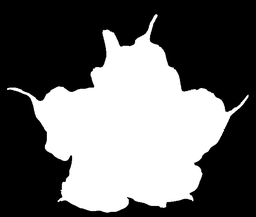
#> input picture s3/images/engelstrompete.png, 256 x 217 px, shrunk from 650 x 550 before the run
$ jupyter execute sheet03.ipynb   (shell and % lines are left out)   (older library calls are emulated)
#> lines starting #> are read from the running program, lines starting #| are printed output that depends on the picture; after the words box and inside, x2 and y2 are one past the last pixel; in counts of white or black regions, pixels touching at a corner belong together
Osnabrück University - Computer Vision (Winter Term 2020/21) - Prof. Dr.-Ing. G. Heidemann, Ulf Krumnack, Axel Schaffland

# Exercise Sheet 03: Morphological Operations¶

## Introduction

This week's sheet should be solved and handed in before the end of **Saturday, November 21, 2020**. If you need help (and Google and other resources were not enough), feel free to contact your groups' designated tutor or whomever of us you run into first. Please upload your results to your group's Stud.IP folder.

## Assignment 0: Math recap (complex numbers) [0 Points]

This exercise is supposed to be very easy, does not give any points, and is voluntary. There will be a similar exercise on every sheet. It is intended to revise some basic mathematical notions that are assumed throughout this class and to allow you to check if you are comfortable with them. Usually you should have no problem to answer these questions offhand, but if you feel unsure, this is a good time to look them up again. You are always welcome to discuss questions with the tutors or in the practice session. Also, if you have a (math) topic you would like to recap, please let us know.

**a)** What is a *complex number*, what is the *complex plane*, how are complex numbers usually denoted?

YOUR ANSWER HERE

**b)** What is the *real* and the *imaginary* part of a complex number? What is the *absolute value* of a complex number? What is the *complex conjugate*?

YOUR ANSWER HERE

**c)** What are polar coordinates? What are their advantages? Can you convert between cartesian and polar coordinates? Can you write down $i=\sqrt{-1}$ in polar coordinates? What about $\sqrt{i}$?

YOUR ANSWER HERE

**d)** Python, and also numpy, support calculations with complex numbers. Consult the documentation to find out details. Notice that $i$ is substituted by $j$ in Python.

[cell 1]
# YOUR CODE HERE

## Assignment 1: Properties of morphological operators [5 Points]

This exercise will elaborate on the basic morphological operators of *erosion* and *dilation* (cf. CV-05 slides 4-14).

### a) Duality

Proof that *erosion* and *dilation* are *dual* operators, i.e.

$ g^{\ast}\oplus S = (g\ominus S)^{\ast}\qquad\text{and}\qquad
g^{\ast}\ominus S = (g\oplus S)^{\ast}$

here $g^{\ast}$ denotes the inverted binary image, i.e. $g^{\ast}(x,y) = 1 - g(x,y) = \neg g(x,y)$, i.e. 1-pixel become 0 and 0-pixel become 1.

$(g^{\ast}\oplus S)(x, y) = \bigvee_{k \in [-m, m]} \bigvee_{l \in [-n, n]} S(k+m, l+n) \land g^*(x+k, y+l)$
$\quad\quad\quad\quad\quad\quad = \bigvee_{k \in [-m, m]} \bigvee_{l \in [-n, n]} S(k+m, l+n) \land \lnot g(x+k, y+l)$
$\quad\quad\quad\quad\quad\quad = \bigvee_{k \in [-m, m]} \bigvee_{l \in [-n, n]} \lnot (\lnot S(k+m, l+n) \lor g(x+k, y+l)$
$\quad\quad\quad\quad\quad\quad = \lnot \bigwedge_{k \in [-m, m]} \bigwedge_{l \in [-n, n]} (\lnot S(k+m, l+n) \lor g(x+k, y+l)$
$\quad\quad\quad\quad\quad\quad = \lnot \bigwedge_{k \in [-m, m]} \bigwedge_{l \in [-n, n]} (S(k+m, l+n) \rightarrow g(x+k, y+l)$
$\quad\quad\quad\quad\quad\quad = \lnot (g\ominus S)(x, y)$
$\quad\quad\quad\quad\quad\quad = (g\ominus S)^{\ast}(x, y)$

$(g^{\ast}\ominus S)(x, y) = \bigwedge_{k \in [-m, m]} \bigwedge_{l \in [-n, n]} (S(k+m, l+n) \rightarrow g^*(x+k, y+l))$
$\quad\quad\quad\quad\quad\quad = \bigwedge_{k \in [-m, m]} \bigwedge_{l \in [-n, n]} (S(k+m, l+n) \rightarrow \lnot g(x+k, y+l))$
$\quad\quad\quad\quad\quad\quad = \bigwedge_{k \in [-m, m]} \bigwedge_{l \in [-n, n]} (\lnot S(k+m, l+n) \lor \lnot g(x+k, y+l))$
$\quad\quad\quad\quad\quad\quad = \bigwedge_{k \in [-m, m]} \bigwedge_{l \in [-n, n]} \lnot(S(k+m, l+n) \land g(x+k, y+l))$
$\quad\quad\quad\quad\quad\quad = \lnot \bigvee_{k \in [-m, m]} \bigvee_{l \in [-n, n]} (S(k+m, l+n) \land g(x+k, y+l))$
$\quad\quad\quad\quad\quad\quad = \lnot (g\oplus S)(x, y)$
$\quad\quad\quad\quad\quad\quad = (g\oplus S)^{\ast}(x, y)$

### b) Superposition

As *erosion* and *dilation* have been introduced for binary images, the notion of *linearity* is not really appropriate here. However, some weaker version, called *superposition* can be defined: instead of forming linear combination, one takes the logical disjunction:

$$(g_1\lor g_2)(x,y) := g_1(x,y)\lor g_2(x,y)$$

Check for both operations if *erosion* and *dilation* are "compatible" with superposition, i.e. if first *eroding* (or *dilating*) two images and superposing the result is the same as first superposing the images and then *eroding* (or *dilating*) the result.

**Dilation**

$((g_1 \lor g_2) \oplus S)(x, y) =  \bigvee_{k \in [-m, m]} \bigvee_{l \in [-n, n]} S(k+m, l+n) \land (g_1 \lor g_2)(x+k, y+l)$
$\quad\quad\quad\quad\quad\quad\quad\quad\quad = \bigvee_{k \in [-m, m]} \bigvee_{l \in [-n, n]} S(k+m, l+n) \land (g_1(x+k, y+l) \lor g_2(x+k, y+l))$
$\quad\quad\quad\quad\quad\quad\quad\quad\quad = (\bigvee_{k \in [-m, m]} \bigvee_{l \in [-n, n]} S(k+m, l+n) \land g_1(x+k, y+l)) \lor (\bigvee_{k \in [-m, m]} \bigvee_{l \in [-n, n]} S(k+m, l+n) \land g_2(x+k, y+l))$
$\quad\quad\quad\quad\quad\quad\quad\quad\quad = (g_1 \oplus S)(x, y) \lor (g_2 \oplus S)(x, y)$

$\rightarrow$ dilation is compatible with superposition

**Erosion**

$((g_1 \lor g_2) \ominus S)(x, y) =  \bigwedge_{k \in [-m, m]} \bigwedge_{l \in [-n, n]} S(k+m, l+n) \rightarrow (g_1 \lor g_2)(x+k, y+l)$
$\quad\quad\quad\quad\quad\quad\quad\quad\quad = \bigwedge_{k \in [-m, m]} \bigwedge_{l \in [-n, n]} S(k+m, l+n) \rightarrow (g_1(x+k, y+l) \lor g_2(x+k, y+l))$
$\quad\quad\quad\quad\quad\quad\quad\quad\quad = \bigwedge_{k \in [-m, m]} \bigwedge_{l \in [-n, n]} \lnot S(k+m, l+n) \lor g_1(x+k, y+l) \lor g_2(x+k, y+l)$
$\quad\quad\quad\quad\quad\quad\quad\quad\quad \neq (\bigwedge_{k \in [-m, m]} \bigwedge_{l \in [-n, n]} \lnot S(k+m, l+n) \lor g_1(x+k, y+l)) \lor (\bigwedge_{k \in [-m, m]} \bigwedge_{l \in [-n, n]} \lnot S(k+m, l+n) \lor g_2(x+k, y+l))$

### c) Chaining

Show that *dilation* and *erosion* have the following properties: given two structering elements $S_1$ and $S_2$, it holds

\begin{align}
  (g\oplus S_1)\oplus S_2 & & = & g\oplus (S_1\oplus S_2) && = (g\oplus S_2)\oplus S_1 \\
  (g\ominus S_1)\ominus S_2 & & = & g\ominus (S_1\ominus S_2) && = (g\ominus S_2)\ominus S_1 \\
\end{align}

What are the practical consequences?

**Dilation**

$((g \oplus S_1) \oplus S_2)(x, y) = \bigvee_{k \in [-m_2, m_2]} \bigvee_{l \in [-n_2, n_2]} S_2(k+m_2, l+n_2) \land (g \oplus S_1)(x+k, y+l)$
$\quad\quad\quad\quad\quad\quad\quad\quad\quad = \bigvee_{k \in [-m_2, m_2]} \bigvee_{l \in [-n_2, n_2]} S_2(k+m_2, l+n_2) \land (\bigvee_{i \in [-m_1, m_1]} \bigvee_{j \in [-n_1, n_1]} S_1(i+m_1, j+n_1) \land g(x+i+k, y+j+l))$
$\quad\quad\quad\quad\quad\quad\quad\quad\quad = \bigvee_{i \in [-m_1, m_1]} \bigvee_{j \in [-n_1, n_1]} \bigvee_{k \in [-m_2, m_2]} \bigvee_{l \in [-n_2, n_2]} S_1(i+m_1, j+n_1) \land S_2(k+m_2, l+n_2) \land g(x+i+k, y+j+l)$
$\quad\quad\quad\quad\quad\quad\quad\quad\quad = ((g\oplus S_2)\oplus S_1)(x,y)$

$\rightarrow$ the order doesn't matter

$g\oplus (S_1\oplus S_2)$ holds as well, we're just changing the order in which the indices are added and addition is commutative.

**Erosion**

The proof for the erosion operation works basically the same (cf. task 1a).

## Assignment 2: Application [5 Points]

### a) Boundary extraction

Extract the boundary of a shape using opening or closing. You may use `binary_dilation` or `binary_erosion` from `scipy.ndimage.morphology`. Can you achieve a thicker boundary?

[cell 2]
import numpy as np
import matplotlib.pyplot as plt
plt.rcParams['image.cmap'] = 'gray'
import scipy.ndimage.morphology as morph
from imageio import imread

def my_boundary(img, structuring_elem=[]):
    """
    Compute boundary of binary image.

    Parameters
    ----------
    img : ndarray of bools
        A binary image.
    structuring_elem: array_like, optional
        Structuring element used for the erosion.

    Returns
    -------
    boundary : ndarray of bools
        The boundary as a binary image.
    """

    boundary = np.zeros(img.shape,np.bool)
    # YOUR CODE HERE
    if len(structuring_elem) > 0:
        erosion = morph.binary_erosion(img, structuring_elem)
    else:
        erosion = morph.binary_erosion(img)
    boundary = np.logical_xor(erosion, img)

    return boundary

fig = plt.figure(figsize=(15,7))

img = imread("images/engelstrompete.png") > 0
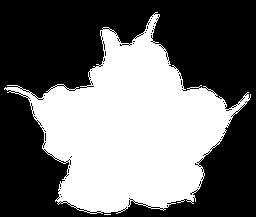
#> img: shape (217, 256) bool; 42.6% white; 2 white regions (1 under 20 px), largest, box (x1, y1, x2, y2) and area: (4, 12, 251, 214) 23639

fig.add_subplot(1,3,1)
plt.imshow(img, cmap = 'gray')
plt.title('image')

fig.add_subplot(1,3,2)
plt.imshow(my_boundary(img), cmap = 'gray')
#> in my_boundary, `erosion = morph.binary_erosion(img)`: erosion: shape (217, 256) bool; 39.6% white; 1 white region, box (x1, y1, x2, y2) and area: (7, 15, 248, 212) 22026
#> in my_boundary, `boundary = np.logical_xor(erosion, img)`: boundary: shape (217, 256) bool; 2.9% white in thin lines or dots
plt.title('boundary')

fig.add_subplot(1,3,3)
# larger structuring element
plt.imshow(my_boundary(img, np.ones((10, 10))), cmap = 'gray')
#> in my_boundary (call 2), `erosion = morph.binary_erosion(img, structuring_elem)`: erosion: shape (217, 256) bool; 33.2% white; 1 white region, box (x1, y1, x2, y2) and area: (38, 37, 225, 208) 18468
#> in my_boundary (call 2), `boundary = np.logical_xor(erosion, img)`: boundary: shape (217, 256) bool; 9.3% white; 2 white regions (1 under 20 px), largest, box (x1, y1, x2, y2) and area: (4, 12, 251, 214) 5171
plt.title('thicker boundary')

plt.show()

### b)  Distance transform

Implement distance transform according to the ideas of (CV-05 slides 34ff).  Discuss the effect of different structuring elements.

[cell 3]
import numpy as np
import matplotlib.pyplot as plt
from scipy.ndimage import morphology as morph, generate_binary_structure
from imageio import imread

def my_distance_transform(img):
    """Distance transform of binary image.

    Args:
    img (ndarray of bools): A binary image.

    Returns:
    dt (ndarray of ints): The distance transform of the input image.
    """

    dt = np.zeros(img.shape,np.int32)
    # YOUR CODE HERE
    lvl = 1
    # erode until nothing is left
    while np.any(img):
        boundary = my_boundary(img)
        # pixels with manhattan distance lvl to the boundary
        dt[boundary] = lvl
        # object without boundary
        img = morph.binary_erosion(img)
        lvl += 1
#> this loop made 79 passes
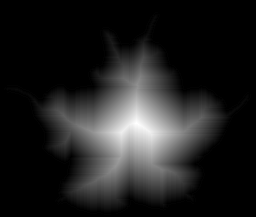
#> dt: shape (217, 256) int32; min 0, max 79, mean 10.2; drawn with min black and max white
#> img: shape (217, 256) bool; every value is 0
#> after the loop, lvl = 80

    return dt

img = imread("images/engelstrompete.png") > 0
fig = plt.figure(figsize=(10,10))

fig.add_subplot(1,2,1)
plt.imshow(img, cmap = 'gray')
plt.title('image')

fig.add_subplot(1,2,2)
plt.imshow(my_distance_transform(img) + 50 * img)
plt.title('distance transform')

plt.show()

Different structuring elements implement different metrics, e.g.:
- manhattan distance
- chessboard distance

### c) Morphing

Write a function `my_morph` that implements morphing according to (CV-05 slide 41). You may use your function `my_distance_transform` from part b), or the function `distance_transform_edt` from `scipy.ndimage.morphology`.

[cell 4]
import numpy as np
import matplotlib.pyplot as plt
import scipy.ndimage.morphology as morph
from imageio import imread


def my_morph(A,B,ratio):
    """Morphing from binary image A to image B.

    Args:
        A (ndarray of bools): A binary image (start).
        B (ndarray of bools): A binary image (target), same shape as A.
        ratio (float from 0.0 to 1.0): The ratio of image A and image B.
            0.0=only image A, 1.0=only image B.

    Returns:
        morph (ndarray of bools): A binary intermediate image between A and B.

    """

    result = np.zeros(A.shape,np.bool)
    # YOUR CODE HERE
    D_a = my_distance_transform(A) - my_distance_transform(np.invert(A))
    D_b = my_distance_transform(B) - my_distance_transform(np.invert(B))
    result = (ratio * D_b + (1 - ratio) * D_a)
    # element-wise applied
    return result > 0

img1 = imread("images/kreis.png") > 0
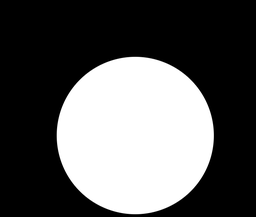
#> input picture s3/images/kreis.png, 256 x 217 px, shrunk from 650 x 550 before the run
#> img1: shape (217, 256) bool; 36.4% white; 2 white regions (1 under 20 px), largest, box (x1, y1, x2, y2) and area: (55, 54, 216, 217) 20217
img2 = imread("images/engelstrompete.png") > 0

plt.gray()
plt.figure(figsize=(10,10))
for i, ratio in enumerate(np.linspace(0, 1, 6), 1):
    plt.subplot(2, 3, i)
    plt.imshow(my_morph(img1, img2, ratio))
    plt.title('ratio:' + str(round(ratio, 2)))
    plt.axis('off')
plt.show()
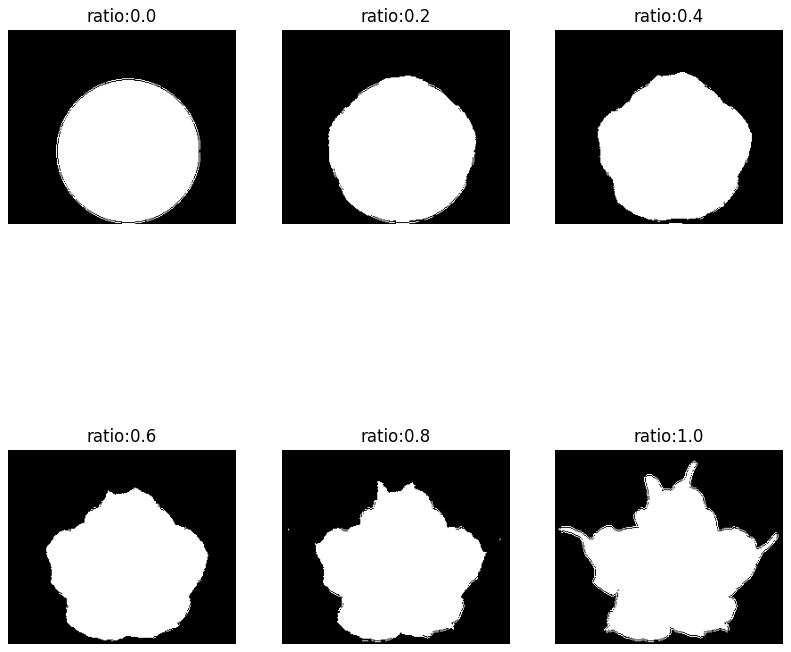
#> figure drawn by matplotlib, 6 panels

[cell 5]
# If you want to see your morph as an animation, run this cell.
# Close the output (press the blue "Stop interaction" button) once you are done!

# Due to some matplotlib problem you may have to restart your kernel!
import matplotlib.animation as animation
fig = plt.figure()

ims = []
for i, ratio in enumerate(np.linspace(0, 1, 24), 1):
    plt.axis('off')
    im = plt.imshow(my_morph(img1, img2, ratio), cmap='gray', animated=True)
    ims.append([im])
#> this loop made 24 passes
#> pass 1, in my_boundary (call 1621), `boundary = np.logical_xor(erosion, img)`:
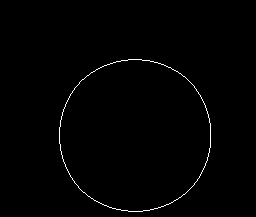
#> boundary: shape (217, 256) bool; 0.78% white in thin lines or dots, all inside (x1, y1, x2, y2) = (59, 59, 211, 212)
#> after the loop, ims = 24 items

ani = animation.ArtistAnimation(fig, ims + list(reversed(ims)), interval=100, blit=True)

plt.show()

## Assignment 3: Implementation: Skeletonization [5 Points]

### a) Skeletonization with hit-or-miss

Explain in your own words, how the hit-or-miss operator can be used for skeletonization (cf CV-05 slide 49).

If we want to extract a particular kind of pattern from an image, we can use the hit-or-miss operation.
So, if we know exactly what we are looking for, this is highly efficient.
3 steps:
- **hit:** find candidate locations (where the pattern might be in the image)
    - removes everything that is too small by erosion (what remains are candidates)
- **miss:** removes everything that is too large
- **intersection:** intersect the two previous results

Now we can combine distance transform and hit-or-miss to do skeletonization.
A skeleton provides a meaningful and concise description of a binary shape, e.g. for classification.
To compute the skeleton of some binary segment, we would have to find all the bi-tangent circles. We can get this quite easily using the
distance transform.
The ridges are already the skeleton, we just need to find the ridges using the hit-or-miss operation.

The shape of the ridges is a priori unknown. We'd just remove iteratively all pixels from the distance transform where we know that they are not ridges. This can be done using the $8$ operators (left, right, up, down, and the four diagonals) which are designed to detect structures that stay connected after removing the central pixel.

Those operators are applied iteratively until only the skeleton remains.

### b) Implementation of skeletonization

Now use this method to implement your own skeletonization function. It is ok to use
`scipy.ndimage.morphology.binary_hit_or_miss` here (but of course *not* `skimage.morphology.skeletonize` or similar functions). Compare your result with (CV-05 slide 50). Note that computing the skeleton using this method may take some time ...

[cell 6]
import numpy as np
import matplotlib.pyplot as plt
import scipy.ndimage.morphology as morph
from imageio import imread

def my_skeletonize(img):
    """
    Compute the skeleton of a binary image using hit_or_miss operator.

    Parameters
    ----------
    img : ndarray of bools
        Binary image to be skeletonized.

    Returns
    -------
    skeleton : ndarray of bools
        The skeleton of the input image.
    """
    # YOUR CODE HERE

    # based on 2 ideas:
    #   - ridges of the distance transform are the skeleton
    #   - find ridges using the hit-or-miss operation

    # 'X' is always 0 and the other elements are inverted for this miss structuring elements

    # hit structuring elements
    l  = np.array([[0,0,1], [0,1,1], [0,0,1]])
    r  = np.array([[1,0,0], [1,1,0], [1,0,0]])
    o  = np.array([[0,0,0], [0,1,0], [1,1,1]])
    u  = np.array([[1,1,1], [0,1,0], [0,0,0]])
    lu = np.array([[0,1,1], [0,1,1], [0,0,0]])
    lo = np.array([[0,0,0], [0,1,1], [0,1,1]])
    ru = np.array([[1,1,0], [1,1,0], [0,0,0]])
    ro = np.array([[0,0,0], [1,1,0], [1,1,0]])

    # miss structuring elements
    l_m  = np.array([[1,0,0], [1,0,0], [1,0,0]])
    r_m  = np.array([[0,0,1], [0,0,1], [0,0,1]])
    o_m  = np.array([[1,1,1], [0,0,0], [0,0,0]])
    u_m  = np.array([[0,0,0], [0,0,0], [1,1,1]])
    lu_m = np.array([[0,0,0], [1,0,0], [1,1,0]])
    lo_m = np.array([[1,1,0], [1,0,0], [0,0,0]])
    ru_m = np.array([[0,0,0], [0,0,1], [0,1,1]])
    ro_m = np.array([[0,1,1], [0,0,1], [0,0,0]])

    hit_structs = [l, r, o, u, lu, lo, ru, ro]
    miss_structs = [l_m, r_m, o_m, u_m, lu_m, lo_m, ru_m, ro_m]

    distance_transform = my_distance_transform(img)
    skeleton = img.copy()
    prev = np.zeros(skeleton.shape)

    while not(np.array_equal(skeleton, prev)):
        prev = skeleton.copy()
        for hit, miss in zip(hit_structs, miss_structs):
            hit_or_miss_transform = morph.binary_hit_or_miss(distance_transform, structure1=hit, structure2=miss)
            skeleton[hit_or_miss_transform] = 0
            distance_transform[hit_or_miss_transform] = 0
#> this loop made 82 passes
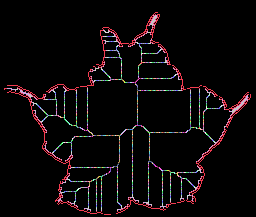
#> distance_transform: shape (217, 256) int32; 80 distinct labels, from 0 to 79; one colour per label, 0 black
#> skeleton: shape (217, 256) bool; 6.2% white in thin lines or dots

    return skeleton

img = imread("images/engelstrompete.png") > 0
skel = my_skeletonize(img)
result = morph.distance_transform_cdt(img, metric='taxicab') + (50 * img)
result[morph.binary_dilation(skel)] = 0
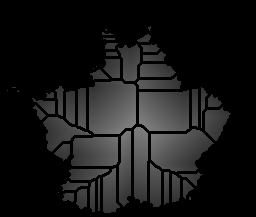
#> result: shape (217, 256) int64; min 0, max 129, mean 23.2
plt.figure(figsize=(10,10))
plt.gray()
plt.imshow(result)
plt.show()

## Assignment 4: Custom Structuring Element [5 points]

Landsat 7 is a satelite mission for acquisition of satellite imagery of Earth. Unfortunately the Scan Line Corrector failed, resulting in black stripes on the aquired images. More information: https://landsat.usgs.gov/slc-products-background

### a) A first fix

A rather crude fix is to apply a custom structuring element for dilation and erosion (see CV-05, 24ff). Complement the code below (in part (b)) in the following way:
* Rotate the image such that the gaps are horizontal.
* Dilate the rotated image with a vertical structuring element. I.e. take the maximum of an area of size $7 \times1$ and assign it to the center pixel. Repeat for all pixels.
* Erode the dilated image.
* Rotate the result back.

Remark: this exercise applies morphological operator to color images. This extends the idea of generalizing morphological operators to gray value images (CV-05, slide 51).

### b) Improving the solution
You may get better results by thresholding and applying the morphological operations only to pixels below a threshold, i.e. gap pixels. Compliment your solution from a).

[cell 7]
import numpy as np
import matplotlib.pyplot as plt
import scipy.ndimage.morphology as morph
import scipy.ndimage as ndimg
from skimage import color
from skimage.transform import rescale as rescale
from skimage.transform import rotate as rotate
from imageio import imread

angle = 15
thresh = .4
struc_elem = np.ones((7,1), dtype=np.bool)

img = imread("images/landsat_stack2.png")
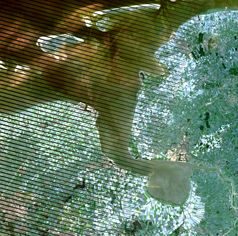
#> input picture s3/images/landsat_stack2.png, 238 x 236 px, shrunk from 604 x 600 before the run
#> img is the input picture: shape (236, 238, 3); mean R, G, B 98.2, 120.7, 94.6
img2 = img.copy()
img3 = img.copy()

# YOUR CODE HERE
# rotate image
img2 = rotate(img2, angle, resize=True)

# from [0.0, 1.0] to [0, 255]
img2 = (img2 * 255).astype(np.uint8)

# dilation for each color channel
img2[:,:,0] = morph.grey_dilation(img2[:,:,0], structure=struc_elem)
img2[:,:,1] = morph.grey_dilation(img2[:,:,1], structure=struc_elem)
img2[:,:,2] = morph.grey_dilation(img2[:,:,2], structure=struc_elem)

# erosion for each color channel
img2[:,:,0] = morph.grey_erosion(img2[:,:,0], structure=struc_elem)
img2[:,:,1] = morph.grey_erosion(img2[:,:,1], structure=struc_elem)
img2[:,:,2] = morph.grey_erosion(img2[:,:,2], structure=struc_elem)
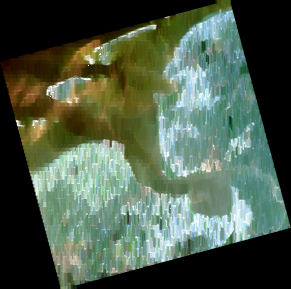
#> img2: shape (289, 291, 3); mean R, G, B 76.7, 92.1, 74.1

# rotate back
img2 = rotate(img2, -angle, resize=True)
#> img2: shape (354, 356, 3) float64

# rotate returns again values from [0.0, 1.0]

# get a copy of the original image that is of the same size as the rotated image
original = img.copy()
original = rotate(original, angle, resize=True)
original = rotate(original, -angle, resize=True)

img3 = img2.copy()
for x in range(original.shape[0]):
    for y in range(original.shape[1]):
        for i in range(3):
            # use original value above threshold
            if original[x][y][i] >= thresh:
                img3[x][y][i] = original[x][y][i]
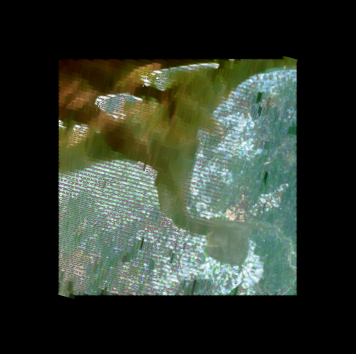
#> img3: shape (354, 356, 3) float64; mean R, G, B 0.191, 0.223, 0.18

img = (img - np.min(img)) / np.ptp(img)
img2 = (img2 - np.min(img2)) / np.ptp(img2)
img3 = (img3 - np.min(img3)) / np.ptp(img3)

plt.figure(figsize=(30,90))
plt.subplot(1,3,1); plt.title('original'); plt.imshow(img); plt.axis('off')
plt.subplot(1,3,2); plt.title('first fix'); plt.imshow(img2); plt.axis('off')
plt.subplot(1,3,3); plt.title('thresh fix'); plt.imshow(img3); plt.axis('off')
plt.show()
